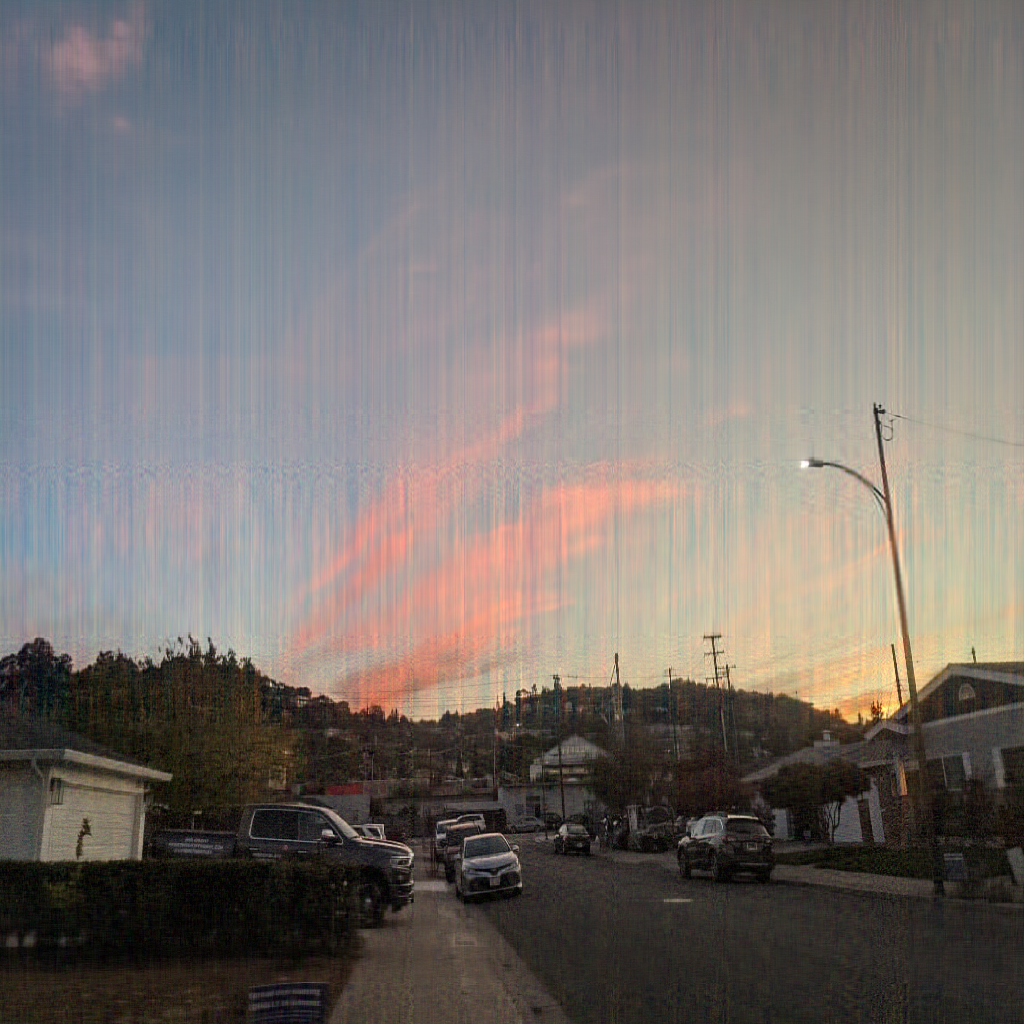

Source code (Python):
import cv2
import numpy as np
import matplotlib.pyplot as plt
from sklearn.decomposition import PCA


class ProcessImage:
    """
    Apply the function specified processing to an image
    """

    def resize_image(self, image, size: tuple, interpol):
        resized_image = cv2.resize(image, size, interpolation=interpol)
        return resized_image

    def sobel_filter(self, image):
        print("yes")


class ApplyPCA:
    """
    Image compression using PCA.
    """
    def display_channel(self, blue, green, red):
        fig = plt.figure(figsize=(16, 9))
        fig.add_subplot(131)
        plt.title("Blue channel")
        plt.imshow(blue)

        fig.add_subplot(132)
        plt.title("Green channel")
        plt.imshow(green)

        fig.add_subplot(133)
        plt.title("Red channel")
        plt.imshow(red)
        plt.show()

    def variance_plot(self, pca_blue, pca_green, pca_red):
        fig = plt.figure(figsize=(10, 15))
        fig.add_subplot(131)
        plt.bar(list(range(1, 257)), pca_blue.explained_variance_ratio_)
        plt.xlabel("Eigen Value")
        plt.ylabel("Variance")
        plt.title("Blue channel")

        fig.add_subplot(132)
        plt.bar(list(range(1, 257)), pca_green.explained_variance_ratio_)
        plt.xlabel("Eigen Value")
        plt.ylabel("Variance")
        plt.title("Green channel")

        fig.add_subplot(133)
        plt.bar(list(range(1, 257)), pca_red.explained_variance_ratio_)
        plt.xlabel("Eigen Value")
        plt.ylabel("Variance")
        plt.title("Red channel")

        plt.show()

    def display_original_pca(self, original_image, pca_image):
        # plot original image
        fig = plt.figure(figsize=(10, 8))
        fig.add_subplot(121)
        plt.title("Original Image")
        plt.imshow(original_image)

        # plot pca image
        fig.add_subplot(122)
        plt.title("PCA Image")
        plt.imshow(pca_image)

        plt.show()

    def compress_image_pca(self, image, components):
        # split to each channel
        blue, green, red = cv2.split(image)
        # display each channel
        # self.display_channel(blue=blue, green=green, red=red)
        # normalize between 0 and 1
        image = np.float64(image)
        cv2.normalize(image, image, 0, 1, cv2.NORM_MINMAX)
        normalized_blue, normalized_green, normalized_red = cv2.split(image)

        # transforming blue channel
        pca_b = PCA(n_components=components)
        pca_b.fit(normalized_blue)
        pca_norm_blue = pca_b.transform(normalized_blue)
        # transforming green channel
        pca_g = PCA(n_components=components)
        pca_g.fit(normalized_blue)
        pca_norm_green = pca_g.transform(normalized_green)
        # transforming red channel
        pca_r = PCA(n_components=components)
        pca_r.fit(normalized_blue)
        pca_norm_red = pca_r.transform(normalized_red)

        # plotting the variance
        # self.variance_plot(pca_b, pca_g, pca_r)

        # transforming back to original image space
        transformed_blue = pca_b.inverse_transform(pca_norm_blue)
        print(transformed_blue.shape)
        transformed_green = pca_b.inverse_transform(pca_norm_green)
        transformed_red = pca_b.inverse_transform(pca_norm_red)

        # merge channels to form 3 channel image
        pca_image = cv2.merge((transformed_blue, transformed_green, transformed_red))

        # display original and pca images
        self.display_original_pca(original_image=image, pca_image=pca_image)

        # convert image to 0 to 255 scale
        pca_image = cv2.convertScaleAbs(pca_image * 255)

        return pca_image


def main():
    image_path = "image_to_process.jpg"
    img = cv2.imread(image_path)
    resized_img = ProcessImage().resize_image(img, size=(1024, 1024), interpol=cv2.INTER_CUBIC)
    pca_image = ApplyPCA().compress_image_pca(resized_img, 128)
    cv2.imwrite("pca_image.png", pca_image)
    # cv2.waitKey(0)
    cv2.destroyAllWindows()


if __name__ == "__main__":
    main()
